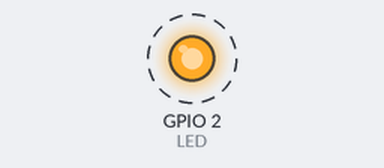
The program below on a simulated ESP32-S3. Parts: output pins drawn as LEDs (lit = HIGH). Dashed ring = blinking. No CAN messages arrive unless stated; what the program prints to the serial monitor is not drawn.

Above: at 8.12 s.
Timing chart, 0 to 11.0 s (numbered marks = the images above):
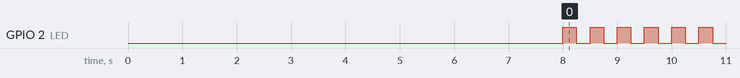

Measured:
- by itself, GPIO 2 (LED): alternates HIGH for 0.25 s and LOW for 0.25 s

The program:

main.cpp
```cpp
#include <Arduino.h>
#include <driver/twai.h>
#include <mcp_can.h>

#define LED       2
#define CAN1_TX   GPIO_NUM_7
#define CAN1_RX   GPIO_NUM_6
#define CAN2_SCK  12
#define CAN2_MISO 13
#define CAN2_MOSI 11
#define CAN2_CS   10

MCP_CAN CAN2(CAN2_CS);

constexpr uint32_t PD16_CONFIG_ID  = 0x6D1;
constexpr uint32_t PD16_ECR_ID     = 0x6D2;
constexpr uint32_t PD16_TELE_ID    = 0x6D3;
constexpr uint32_t PD16_STATUS_ID  = 0x6D5;

// BMW PT-CAN IDs
constexpr uint32_t BMW_WHEEL_ID = 0x0CE;  // wheel speeds (1/16 km/h, LE)
constexpr uint32_t BMW_SAS_ID   = 0x0C4;  // steering angle (0.1°/bit, signed LE)

// Latest wheel speeds from BMW (1/16 km/h)
static uint16_t fl_kph16 = 0, fr_kph16 = 0, rl_kph16 = 0, rr_kph16 = 0;

// Correct scaling — gives ~550 Hz at 40 mph like a real PD16A
constexpr float HZ_PER_KPH = 8.545f;

// Steering angle state
static int16_t  steer_raw    = 0;
static bool     steer_valid  = false;
static uint32_t steer_last_t = 0;

// Steering angle encoding:
// BMW raw is signed 16-bit, 0.1°/bit, range ±7200 (±720°).
// We map ±540° to 0–5000 mV for the Haltech AVI1 input.
// 0° = 2500 mV (mid-scale), +540° = 5000 mV, -540° = 0 mV.
// Haltech NSP calibration table:
//   0 mV    → -540.0°
//   2500 mV →    0.0°
//   5000 mV →  +540.0°
constexpr float STEER_MV_CENTER  = 2500.0f;
constexpr float STEER_MV_PER_DEG = 2500.0f / 540.0f;  // ~4.63 mV/°

unsigned long tConfig = 0, tTele = 0, tStatus = 0, tEcr = 0, lastLed = 0;
unsigned long lastPrint = 0;

void setup() {
  delay(8000);
  pinMode(LED, OUTPUT);
  Serial.begin(115200);
  Serial.println(F("\nPD16A EMULATOR – WHEEL SPEEDS + STEERING ON AVI1 (mux 0x80)\n"));

  twai_general_config_t g_cfg = TWAI_GENERAL_CONFIG_DEFAULT(CAN1_TX, CAN1_RX, TWAI_MODE_NORMAL);
  twai_timing_config_t  t_cfg = TWAI_TIMING_CONFIG_500KBITS();
  twai_filter_config_t  f_cfg = TWAI_FILTER_CONFIG_ACCEPT_ALL();
  if (twai_driver_install(&g_cfg, &t_cfg, &f_cfg) != ESP_OK || twai_start() != ESP_OK) {
    while(1) { digitalWrite(LED, !digitalRead(LED)); delay(100); }
  }

  SPI.begin(CAN2_SCK, CAN2_MISO, CAN2_MOSI, CAN2_CS);
  if (CAN2.begin(MCP_ANY, CAN_1000KBPS, MCP_16MHZ) != CAN_OK) {
    while(1) { digitalWrite(LED, !digitalRead(LED)); delay(100); }
  }
  CAN2.setMode(MCP_NORMAL);

  tConfig = tTele = tStatus = tEcr = millis();
}

void loop() {
  unsigned long now = millis();

  // Heartbeat LED
  if (now - lastLed >= 250) {
    lastLed = now;
    digitalWrite(LED, !digitalRead(LED));
  }

  // ── Receive BMW PT-CAN frames ─────────────────────────────────────────────
  twai_message_t rx;
  while (twai_receive(&rx, 0) == ESP_OK) {

    // Wheel speeds (0x0CE) — unchanged from original
    if (rx.identifier == BMW_WHEEL_ID && rx.data_length_code == 8) {
      fl_kph16 = (rx.data[1] << 8) | rx.data[0];
      fr_kph16 = (rx.data[3] << 8) | rx.data[2];
      rl_kph16 = (rx.data[5] << 8) | rx.data[4];
      rr_kph16 = (rx.data[7] << 8) | rx.data[6];
    }

    // Steering Angle Sensor (0x0C4) — signed 16-bit LE, 0.1°/bit
    if (rx.identifier == BMW_SAS_ID && rx.data_length_code >= 2) {
      steer_raw    = (int16_t)(((uint16_t)rx.data[1] << 8) | rx.data[0]);
      steer_valid  = true;
      steer_last_t = now;
    }
  }

  // Stale guard: no SAS frame for 2000 ms → hold centre
  if (steer_valid && (now - steer_last_t > 2000)) {
    steer_valid = false;
  }

  // ── 20 Hz PD16A telemetry ─────────────────────────────────────────────────
  if (now - tTele >= 50) {
    tTele = now;

    // Wheel speed → Hz (unchanged from original)
    float fl_kph = fl_kph16 / 16.0f;
    float fr_kph = fr_kph16 / 16.0f;
    float rl_kph = rl_kph16 / 16.0f;
    float rr_kph = rr_kph16 / 16.0f;

    uint16_t fl_hz = (uint16_t)(fl_kph * HZ_PER_KPH + 0.5f);
    uint16_t fr_hz = (uint16_t)(fr_kph * HZ_PER_KPH + 0.5f);
    uint16_t rl_hz = (uint16_t)(rl_kph * HZ_PER_KPH + 0.5f);
    uint16_t rr_hz = (uint16_t)(rr_kph * HZ_PER_KPH + 0.5f);

    // Steering → millivolts (0–5000 mV)
    // steer_raw is in 0.1° units, so divide by 10 to get degrees
    float steer_deg = steer_raw * 0.1f;
    float steer_mV  = STEER_MV_CENTER + (steer_deg * STEER_MV_PER_DEG);
    steer_mV = constrain(steer_mV, 0.0f, 5000.0f);
    uint16_t avi1_mV = steer_valid ? (uint16_t)(steer_mV + 0.5f) : 2500; // hold centre if no signal

    // Debug print
    if (now - lastPrint >= 500) {
      lastPrint = now;
      float avg_mph = ((fl_kph + fr_kph + rl_kph + rr_kph) / 4.0f) * 0.621371f;
      Serial.printf("Speed: %.1f mph → FL:%u FR:%u RL:%u RR:%u Hz | Steer: %.1f° = %u mV (%s)\n",
                    avg_mph, fl_hz, fr_hz, rl_hz, rr_hz,
                    steer_deg, avi1_mV, steer_valid ? "OK" : "NO SIG");
    }

    // ── SPI1–4 frames (mux 0x60–0x63) — unchanged from original ─────────
    uint8_t tele[8] = {
      0x60,             // SPI1
      0x01,
      0x13, 0x88,       // 5000 mV
      0x01, 0xF4,       // 50% duty
      highByte(fl_hz),
      lowByte(fl_hz)
    };
    CAN2.sendMsgBuf(PD16_TELE_ID, 0, 8, tele);

    tele[0] = 0x61;    // SPI2
    tele[6] = highByte(fr_hz);
    tele[7] = lowByte(fr_hz);
    CAN2.sendMsgBuf(PD16_TELE_ID, 0, 8, tele);

    tele[0] = 0x62;    // SPI3
    tele[6] = highByte(rl_hz);
    tele[7] = lowByte(rl_hz);
    CAN2.sendMsgBuf(PD16_TELE_ID, 0, 8, tele);

    tele[0] = 0x63;    // SPI4
    tele[6] = highByte(rr_hz);
    tele[7] = lowByte(rr_hz);
    CAN2.sendMsgBuf(PD16_TELE_ID, 0, 8, tele);

    // ── AVI1 frame (mux 0x80) — steering angle in mV ─────────────────────
    // Per Haltech reference: bytes 2-3 = mV, bytes 4-7 = 0x00
    uint8_t avi[8] = {
      0x80,                              // AVI1 mux
      (uint8_t)(steer_valid ? 0x01 : 0x00), // state
      (uint8_t)(avi1_mV >> 8),           // mV high byte
      (uint8_t)(avi1_mV & 0xFF),         // mV low byte
      0x00, 0x00, 0x00, 0x00             // bytes 4-7 always zero for AVI
    };
    CAN2.sendMsgBuf(PD16_TELE_ID, 0, 8, avi);
  }

  // ── Keep-alive messages — unchanged from original ─────────────────────────
  if (now - tConfig >= 500) {
    tConfig = now;
    uint8_t cfg[8] = {0x60,0x03,0x00,0x00,0x88,0x13,0x01,0x00};
    for (int i = 0; i < 4; i++) {
      CAN2.sendMsgBuf(PD16_CONFIG_ID, 0, 8, cfg);
      cfg[0]++;
    }
  }
  if (now - tEcr >= 490) {
    tEcr = now;
    uint8_t ack[8] = {0,0,0,0,0,0,0,1};
    CAN2.sendMsgBuf(PD16_ECR_ID, 0, 8, ack);
  }
  if (now - tStatus >= 500) {
    tStatus = now;
    uint8_t st[8] = {0,0,0,0,1,2,3,4};
    CAN2.sendMsgBuf(PD16_STATUS_ID, 0, 8, st);
  }
}
```
